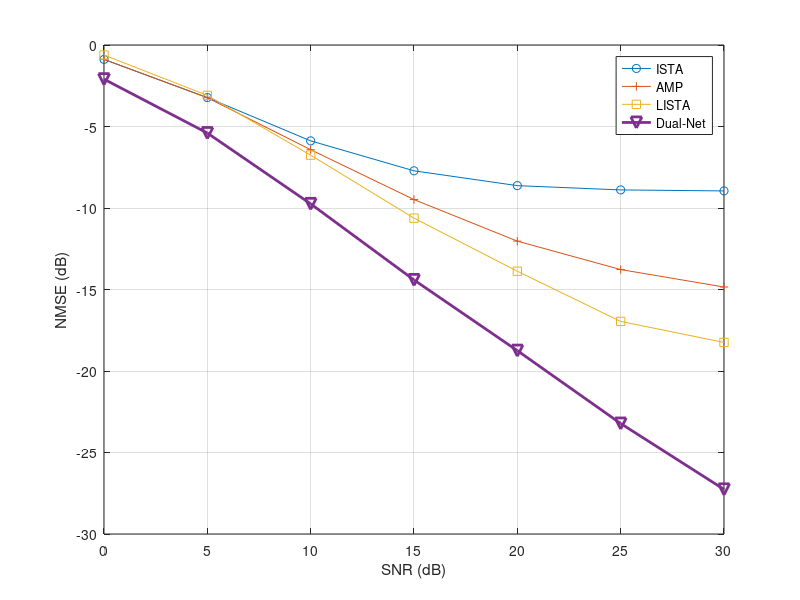
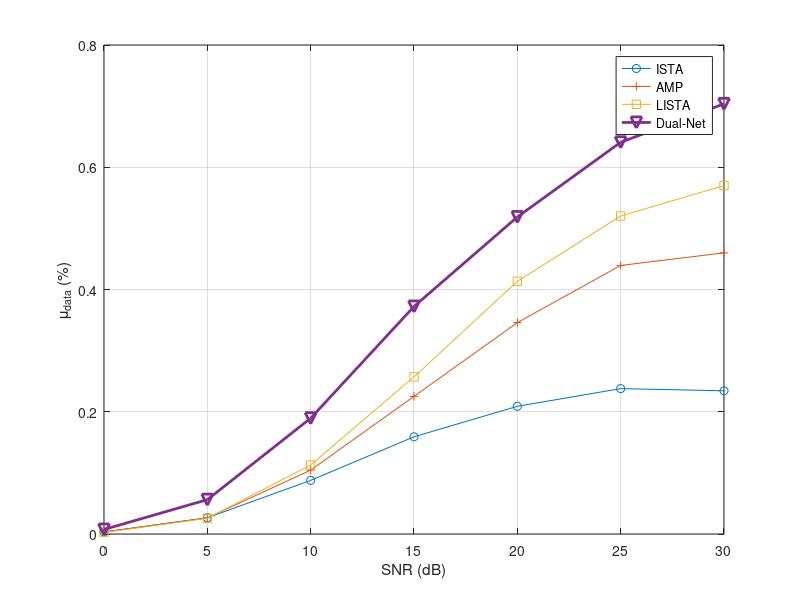

Here is the MATLAB script that generated these plots, in order:
% draw picture 1
% the results in noiseless cases 

load('result.mat')

figure(1)
plot(0:5:30,drawPointMtx1(3,1:7),'-o',...
    0:5:30,drawPointMtx1(1,1:7),'-+',...
    0:5:30,drawPointMtx1(5,1:7),'-s',...
    0:5:30,drawPointMtx1(6,1:7),'-v',...
   'LineWidth',2,'MarkerSize',8);
legend('ISTA','AMP','LISTA','Dual-Net');
% legend('ISTA','ISTA-P(0.9)','AMP','LISTA','M-PIAN(0.5)','M-PIAN(0.7)','M-PIAN(0.9)');
xlabel('SNR (dB)')
ylabel('NMSE (dB)')
grid on
%    5:20:145,drawPointMtx1(2,1:8),'-d',...

figure(2)
plot(0:5:30,drawPointMtx3(3,1:7),'-o',...
    0:5:30,drawPointMtx3(1,1:7),'-+',...
    0:5:30,drawPointMtx3(5,1:7),'-s',...
    0:5:30,drawPointMtx3(6,1:7),'-v',...
   'LineWidth',2,'MarkerSize',8);
legend('ISTA','AMP','LISTA','Dual-Net');
% legend('ISTA','ISTA-P(0.9)','AMP','LISTA','M-PIAN(0.5)','M-PIAN(0.7)','M-PIAN(0.9)');
xlabel('SNR (dB)')
ylabel('\mu_{data} (%)')
grid on
%    5:20:145,drawPointMtx3(2,1:8),'-d',...